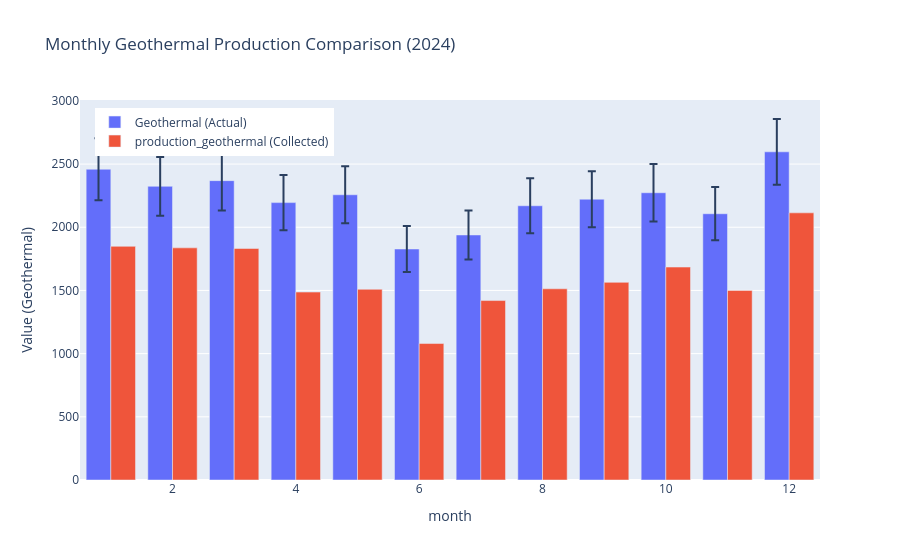

Notebook code for this chart:
### Code cell
# Geothermal Generation comparison
plot_monthly_comparison_with_tolerance(df_monthly_actual_2024,
                                       df_prod_monthly_2024,
                                       month_col='month',
                                       actual_col='Geothermal',
                                       collected_col='production_geothermal',
                                       tolerance=0.1,
                                       title="Monthly Geothermal Production Comparison (2024)")

### Figure 1 — Plotly figure (JSON) as saved in the notebook; plotly's stock layout.template omitted (floating-point values rounded to 4 significant figures)
{"data": [{"error_y": {"array": [245.9, 232.4, 236.9, 219.5, 225.7, 182.8, 193.9, 217.0, 222.2, 227.3, 210.7, 259.7], "arrayminus": [245.9, 232.4, 236.9, 219.5, 225.7, 182.8, 193.9, 217.0, 222.2, 227.3, 210.7, 259.7], "type": "data"}, "name": "Geothermal (Actual)", "type": "bar", "x": [1, 2, 3, 4, 5, 6, 7, 8, 9, 10, 11, 12], "y": [2459, 2324, 2369, 2195, 2257, 1828, 1939, 2170, 2222, 2273, 2107, 2597]}, {"name": "production_geothermal (Collected)", "type": "bar", "x": [1, 2, 3, 4, 5, 6, 7, 8, 9, 10, 11, 12], "y": [1849.0, 1837.0, 1832.0, 1487.0, 1509.0, 1080.0, 1420.0, 1513.0, 1564.0, 1685.0, 1500.0, 2114.0]}], "layout": {"barmode": "group", "legend": {"x": 0.02, "y": 0.98}, "title": {"text": "Monthly Geothermal Production Comparison (2024)"}, "xaxis": {"title": {"text": "month"}}, "yaxis": {"title": {"text": "Value (Geothermal)"}}}}
